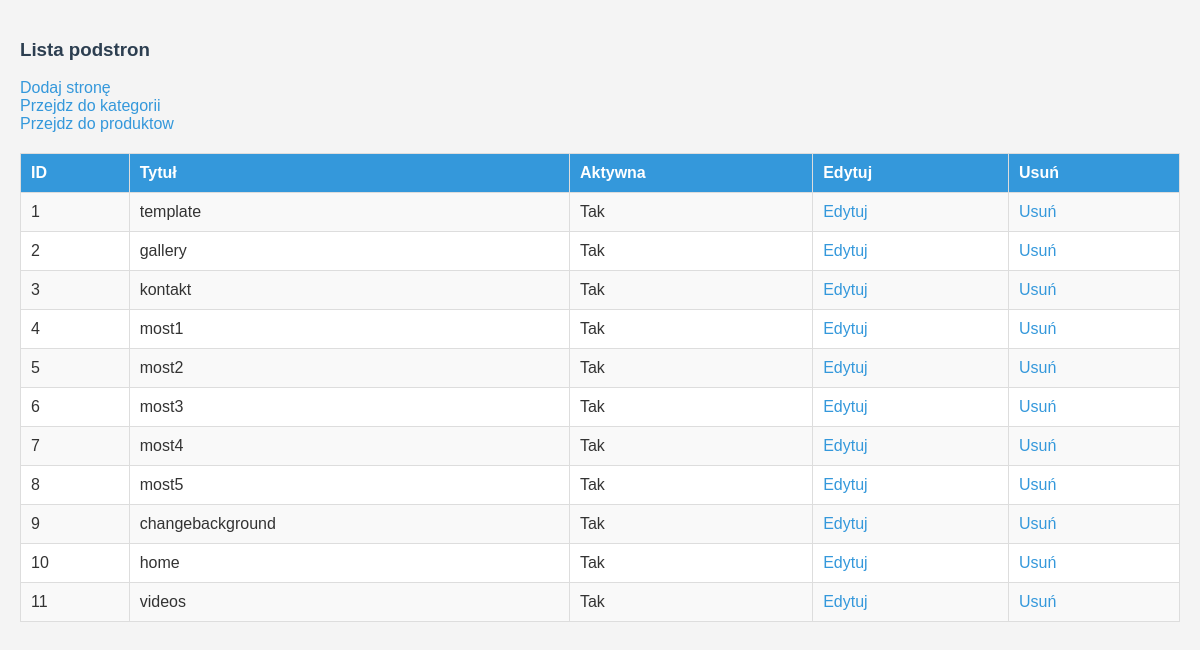
The app's page /admin/admin.php (signed in) with its own data.
### tables this page shows
CREATE TABLE `page_list` (
  `id` int(11) NOT NULL,
  `page_title` varchar(255) NOT NULL,
  `page_content` text NOT NULL,
  `status` int(11) DEFAULT 1
);

### admin/admin.php (the view, shortened to what this page needs)
<!DOCTYPE html>
<html lang="pl">
<head>
    <link rel="stylesheet" href="../css/admin.css">
</head>
<body>
<?php
include '../cfg/cfg.php';
if (!isset($_SESSION['zalogowany'])) {
    FormularzLogowania();
} else {
    if (isset($_GET['action'])) {
        $action = $_GET['action'];
        $id = isset($_GET['id']) ? (int)$_GET['id'] : 0;
        if ($action == 'add') {
            DodajNowaPodstrone();
        }
        elseif ($action == 'edit' && $id > 0) {
            EdytujPodstrone($id);
        } elseif ($action == 'delete' && $id > 0) {
            UsunPodstrone($id);
        } elseif ($action == 'delete_confirmed') {
            UsunPodstroneConfirmed();
        } else {
            ListaPodstron();
        }
    } else {
        ListaPodstron();
    }
}
function ListaPodstron() {
    global $mysqli;
    $query = "SELECT * FROM page_list LIMIT 30";
    $result = $mysqli->query($query);
    echo "<h3>Lista podstron</h3>";
    echo "<a href='admin.php?action=add'>Dodaj stronę</a><br>";
    echo "<a href='admin.php?type=category'>Przejdz do kategorii</a><br>";
    echo "<a href='admin.php?type=product'>Przejdz do produktow</a><br>";
    if ($result->num_rows > 0) {
        echo "<table>";
        echo "<tr><th>ID</th><th>Tytuł</th><th>Aktywna</th><th>Edytuj</th><th>Usuń</th></tr>";
        while ($row = $result->fetch_assoc()) {
            echo "<tr>";
            echo "<td>" . $row['id'] . "</td>";
            echo "<td>" . $row['page_title'] . "</td>";
            echo "<td>" . ($row['status'] ? 'Tak' : 'Nie') . "</td>";
            echo "<td><a href='admin.php?action=edit&id=" . $row['id'] . "'>Edytuj</a></td>";
            echo "<td><a href='admin.php?action=delete&id=" . $row['id'] . "'>Usuń</a></td>";
            echo "</tr>";
        }
        echo "</table>";
    } else {
        echo "Brak podstron w bazie.";
    }
}
?>
</body>
</html>

### css/admin.css (style rules this page uses)
* { cursor: url('../img/cursor.png'), auto; }
body { font-family: Arial, sans-serif; background-color: #f4f4f4; color: #333; margin: 0; padding: 20px; }
h2, h3 { color: #2c3e50; }
a { color: #3498db; text-decoration: none; }
table { width: 100%; border-collapse: collapse; margin-top: 20px; background-color: #fff; }
table th, table td { padding: 10px; text-align: left; border: 1px solid #ddd; }
table th { background-color: #3498db; color: white; }
table td a { color: #3498db; }
table tr:nth-child(even) { background-color: #f9f9f9; }

### records on screen
page_list: id "1", page_title "template", status "Tak"
page_list: id "2", page_title "gallery", status "Tak"
page_list: id "3", page_title "kontakt", status "Tak"
page_list: id "4", page_title "most1", status "Tak"
page_list: id "5", page_title "most2", status "Tak"
page_list: id "6", page_title "most3", status "Tak"
page_list: id "7", page_title "most4", status "Tak"
page_list: id "8", page_title "most5", status "Tak"
page_list: id "9", page_title "changebackground", status "Tak"
page_list: id "10", page_title "home", status "Tak"
page_list: id "11", page_title "videos", status "Tak"
